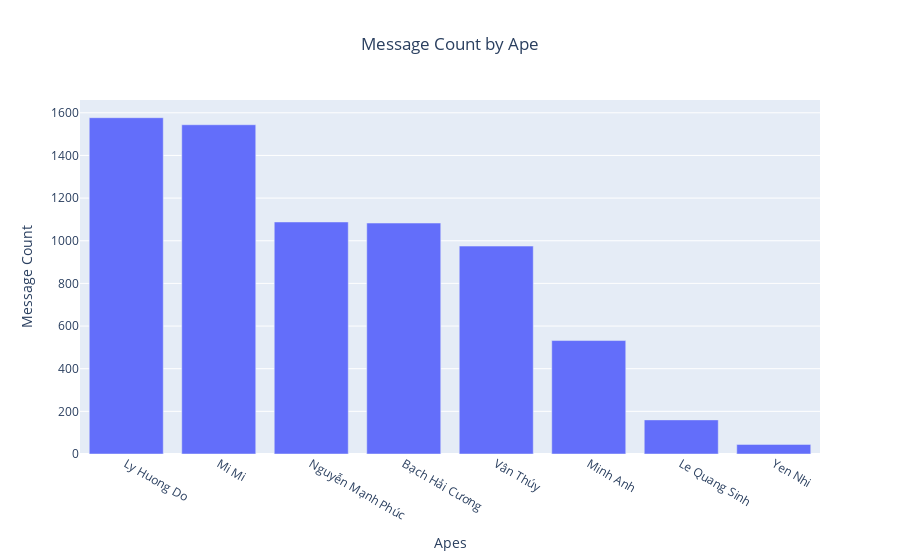

Notebook code for this chart:
### Code cell
import plotly.express as px

sender_counts = df['sender'].value_counts()

# Assuming sender_counts is a Pandas Series with sender names as indices
fig = px.bar(x=sender_counts.index, y=sender_counts.values, labels={'x': 'Apes', 'y': 'Message Count'}, 
             title='Message Count by Ape')
# Move the title to the middle
fig.update_layout(title_x=0.5)  # Adjust the y position of the title
# Show the plot
fig.show()

### Figure 1 — Plotly figure (JSON) as saved in the notebook; plotly's stock layout.template omitted (floating-point values rounded to 4 significant figures)
{"data": [{"alignmentgroup": "True", "hovertemplate": "Apes=%{x}<br>Message Count=%{y}<extra></extra>", "legendgroup": "", "marker": {"color": "#636efa", "pattern": {"shape": ""}}, "name": "", "offsetgroup": "", "orientation": "v", "showlegend": false, "textposition": "auto", "type": "bar", "x": ["Ly Huong Do", "Mi Mi", "Nguyễn Mạnh Phúc", "Bạch Hải Cương", "Vân Thúy", "Minh Anh", "Le Quang Sinh", "Yen Nhi"], "xaxis": "x", "y": [1577, 1544, 1088, 1083, 975, 532, 160, 45], "yaxis": "y"}], "layout": {"barmode": "relative", "legend": {"tracegroupgap": 0}, "title": {"text": "Message Count by Ape", "x": 0.5}, "xaxis": {"anchor": "y", "domain": [0, 1], "title": {"text": "Apes"}}, "yaxis": {"anchor": "x", "domain": [0, 1], "title": {"text": "Message Count"}}}}
